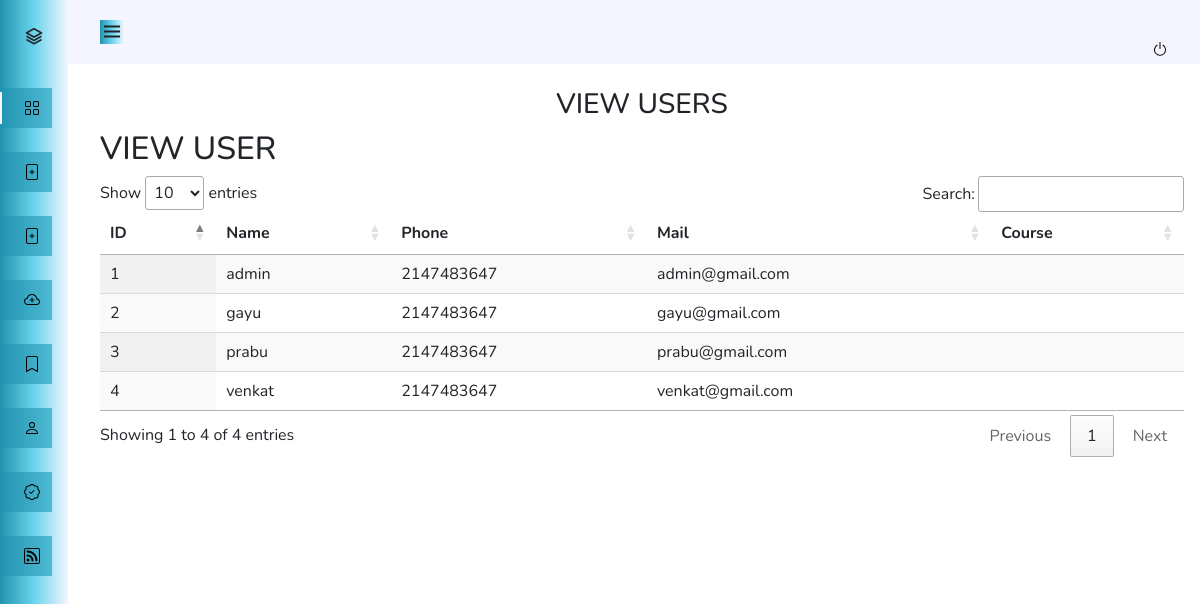
The page /admin/view_user.php on the database its author committed.
### tables this page shows
CREATE TABLE `user` (
  `id` int(10) NOT NULL,
  `name` varchar(20) NOT NULL,
  `phone` int(10) NOT NULL,
  `mail` varchar(20) NOT NULL,
  `course` varchar(20) NOT NULL,
  `status` int(10) NOT NULL
);

### admin/view_user.php (the view, shortened to what this page needs)
<?php
require 'conn.php';
?>
<html>
<head>
<link href="https://cdn.jsdelivr.net/npm/bootstrap@5.0.0-beta1/dist/css/bootstrap.min.css" rel="stylesheet" type="text/css">
<link href="https://cdn.jsdelivr.net/npm/boxicons@latest/css/boxicons.min.css" rel="stylesheet" type="text/css">
<link href="bootstrap-5.0.2-dist/css/bootstrap.min.css" rel="stylesheet">
    <link rel=”stylesheet” href=”https://cdn.datatables.net/1.10.22/css/jquery.dataTables.min.css” />
	<link rel="stylesheet" href=
"https://cdn.datatables.net/1.10.22/css/jquery.dataTables.min.css" />
</head>
<body id="body-pd">
<header class="header" id="header">
        <div class="header_toggle"> <i class='bx bx-menu' id="header-toggle"></i> </div>
        <div class="top">
            <a href="logout.php"><img src="img/power.svg"></a>
        </header>
    <div class="l-navbar" id="nav-bar">
    <nav class="nav">
            <div> <a href="#" class="nav_logo">
             <i class='bx bx-layer nav_logo-icon  text-dark'>
             </i> <span class="nav_logo-name  text-dark">Admin</span> </a>
                <div class="nav_list">
                 <a href="admin_dashboard.php" class="nav_link active txt-clr">
                    <img src="img/dashboard.svg">
                 <span class="nav_name">Dashboard</span> </a>
                  <a href="add_course.php" class="nav_link text-clr">
                  <img src="img/add.svg">
                  </a>
                  <a href="videoup.php" class="nav_link text-clr">
                  <img src="img/add.svg">
                  </a>
                   <a href="dash.php" class="nav_link text-clr"> <img src="img/addtst.svg">
                    <span class="nav_name">ADD TEST</span> </a>
                    <a href="view_result.php" class="nav_link text-clr"> <img src="img/result.svg">
                    <span class="nav_name">VIEW RESULTS</span> </a>
                    <a href="view_user.php" class="nav_link text-clr"> <img src="img/user.svg">
                    <span class="nav_name">VIEW USERS</span> </a>
                    <a href="#" class="nav_link text-clr"> <img src="img/certificate.svg">
                    <span class="nav_name">CERTIFICATES </span> </a>
                    <a href="feedbacks.php" class="nav_link text-clr"> <img src="img/rss.svg">
                    <span class="nav_name">FEEDBACK </span> </a>
                        </div>
            </div>
        </nav>
    </div>
    <br>
    <center><h3>VIEW USERS</h3></center>
    <h2>VIEW USER</h2>
<table id="tableID" class="display" style="width:100%">
    <thead>
        <tr>
            <th>ID</th>
            <th>Name</th>
            <th>Phone</th>
            <th>Mail</th>
            <th>Course</th>
        </tr>
    </thead>
    <tbody>
    <?php
      $sql = "SELECT * FROM user";
       $query = mysqli_query($conn,$sql);
        $con=1;
    while($row = mysqli_fetch_assoc($query)){
      ?>
        <tr>
        <td><?php echo htmlentities($con);?></td>
        <td><?php echo htmlentities($row['name']);?></td>
        <td><?php echo htmlentities($row['phone']);?></td>
        <td> <?php echo htmlentities($row['mail']);?></td>
        <td><?php echo htmlentities($row['course']);?></td>
        </tr>
        <?php
      $con++;
    }
  ?>
    </tbody>
</table>
    </body>
    </html>

### admin/view_user.php (style rules this page uses)
.text-clr { color : black; }
:root { --header-height: 3rem; --nav-width: 68px; --first-color: #2193b0; --first-color-light: #6dd5ed; --white-color: #F4F5FF; --body-font: 'Nunito', sans-serif; --normal-font-size: 1rem; --z-fixed: 100 }
body { position: relative; margin: var(--header-height) 0 0 0; padding: 0 1rem; font-family: var(--body-font); font-size: var(--normal-font-size); transition: .5s }
a { text-decoration: none }
.header { width: 100%; height: var(--header-height); position: fixed; top: 0; left: 0; display: flex; align-items: center; justify-content: space-between; padding: 0 1rem; background-color: var(--white-color); z-index: var(--z-fixed); transition: .5s }
.header_toggle { background-image: linear-gradient(to right, #2193b0 0%, #6dd5ed 51%, #F4F5FF 100%); font-size: 1.5rem; cursor: pointer }
.l-navbar { position: fixed; top: 0; left: -30%; width: var(--nav-width); height: 100vh; background-image: linear-gradient(to right, #2193b0 0%, #6dd5ed 51%, #F4F5FF 100%); padding: .5rem 1rem 0 0; transition: .5s; z-index: var(--z-fixed) }
.nav { height: 100%; display: flex; flex-direction: column; justify-content: space-between; overflow: hidden }
.nav_logo, .nav_link { display: grid; grid-template-columns: max-content max-content; align-items: center; column-gap: 1rem; padding: .5rem 0 .5rem 1.5rem }
.nav_logo { margin-bottom: 2rem }
.nav_logo-icon { font-size: 1.25rem; color: var(--white-color) }
.nav_link { position: relative; background-image: linear-gradient(to right, #2193b0 0%, #6dd5ed 51%, #F4F5FF 100%); margin-bottom: 1.5rem; transition: .3s }
.active { color: var(--white-color) }
.active::before { content: ''; position: absolute; left: 0; width: 2px; height: 32px; background-color: var(--white-color) }
@media screen and (min-width: 768px) { body { margin: calc(var(--header-height) + 1rem) 0 0 0; padding-left: calc(var(--nav-width) + 2rem) } }
@media screen and (min-width: 768px) { .header { height: calc(var(--header-height) + 1rem); padding: 0 2rem 0 calc(var(--nav-width) + 2rem) } }
@media screen and (min-width: 768px) { .l-navbar { left: 0; padding: 1rem 1rem 0 0 } }
@media screen and (min-width: 768px) { .top { padding-top: 3%; } }

### rows shown on the page
user: name "admin", phone "2147483647", mail "admin@gmail.com"
user: name "gayu", phone "2147483647", mail "gayu@gmail.com"
user: name "prabu", phone "2147483647", mail "prabu@gmail.com"
user: name "venkat", phone "2147483647", mail "venkat@gmail.com"
